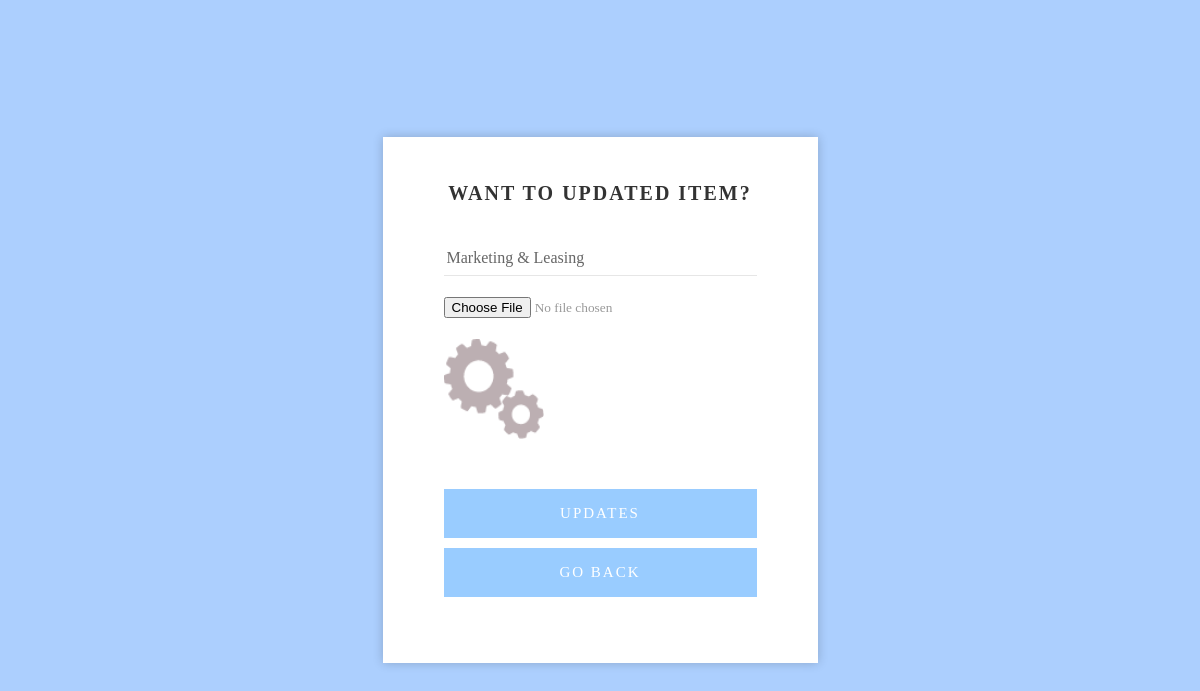
The page /capabilityadd.php?page=cap&id=12 on the database its author committed.
### tables this page shows
CREATE TABLE `items` (
  `id` int(11) NOT NULL,
  `name` varchar(255) NOT NULL,
  `icon` varchar(255) NOT NULL
);

### query.php (called while the page is built, shortened)
<?php
require 'database.php';
if (isset($_GET['page']) && $_GET['page']=='cap') {
    $id = $_GET['id'];
    $find = "SELECT * from `items` WHERE id='$id'";
    $user = $conn->query($find);
    $result = $user->fetch_assoc();
    $title = $result['name'];
    $icon = $result['icon'];
    $button1 = 1;
}
?>

### capabilityadd.php (the view, shortened to what this page needs)
<?php
    include "query.php";
?>
<!DOCTYPE html>
<html>
<head>
    <link rel="stylesheet" href="./assets/css/submit.css">
</head>
<body>
    <div class="wrapper">
        <div class="inner">
            <form action="" method="POST" enctype='multipart/form-data'>
                <h3>Want to <?= $button1==0 ? 'SUBMIT' : 'UPDATED' ?> Item?</h3>
                <div class="form-holder">
                    <input type="text" class="form-control" placeholder="Name" name="name" value="<?= $title ?>"
                        required>
                </div>
                <div class="form-holder">
                    <input type="file" class="" placeholder="Photo" name="icon" <?= $button1 == 0 ? 'required' : ''?>>
                </div>
                <div class="form-holder">
                    <div class="img-soze <?= $icon == NULL ? "d-none" : "" ?>" style="height:100px;width:100px">
                        <img style="height:100%;width:100%" src="./<?= $icon ?>" alt="">
                    </div>
                </div>
                <input type="submit" name="<?= $button1 == 0 ? 'item-submit' : 'item-update'?>"
                    value="<?= $button1 == 0 ? 'SUBMIT' : 'UPDATES'?>">
                <a href="capabilities.php" class="button">GO BACK</a>
            </form>
        </div>
    </div>
</body>
</html>

### assets/css/submit.css (style rules this page uses)
* { -webkit-box-sizing: border-box; -moz-box-sizing: border-box; box-sizing: border-box }
body { font-family: muli-regular; font-size: 14px; margin: 0; color: #999 }
input, textarea, select, button { font-family: muli-regular }
p, h1, h2, h3, h4, h5, h6, ul { margin: 0 }
img { max-width: 100% }
a { text-decoration: none }
.wrapper { min-height: 100vh; display: flex; align-items: center; justify-content: center; background: #accffe }
.inner { position: relative; width: 435px }
form { width: 100%; position: relative; z-index: 9; padding: 45px 61px 66px; background: #fff; box-shadow: 0 0 10px 0 rgba(0, 0, 0, .2); -webkit-box-shadow: 0 0 10px 0 rgba(0, 0, 0, .2); -moz-box-shadow: 0 0 10px 0 rgba(0, 0, 0, .2); -ms-box-shadow: 0 0 10px 0 rgba(0, 0, 0, .2); -o-box-shadow: 0 0 10px 0 rgba(0, 0, 0, .2) }
h3 { text-transform: uppercase; font-size: 20px; font-family: muli-semibold; color: #333; letter-spacing: 2px; text-align: center; margin-bottom: 33px }
.form-holder { position: relative; margin-bottom: 21px }
.form-control { border: none; border-bottom: 1px solid #e6e6e6; display: block; width: 100%; height: 38px; background: 0 0; padding: 3px 3px 0; color: #666; font-family: muli-semibold; font-size: 16px }
input[type="submit"] { border: none; width: 100%; height: 49px; margin-top: 50px; cursor: pointer; display: flex; align-items: center; justify-content: center; padding: 0; background: #9cf; color: #fff; text-transform: uppercase; font-family: muli-semibold; font-size: 15px; letter-spacing: 2px; transition: all .5s; position: relative; overflow: hidden }
.button { border: none; width: 100%; height: 49px; margin-top: 10px; cursor: pointer; display: flex; align-items: center; justify-content: center; padding: 0; background: #9cf; color: #fff; text-transform: uppercase; font-family: muli-semibold; font-size: 15px; letter-spacing: 2px; transition: all .5s; position: relative; overflow: hidden }

### rows shown on the page
items: name "Marketing & Leasing", icon (picture)
